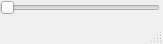
<?xml version="1.0" encoding="UTF-8"?>
<ui version="4.0">
 <class>MainWindow</class>
 <widget class="QMainWindow" name="MainWindow">
  <property name="geometry">
   <rect>
    <x>0</x>
    <y>0</y>
    <width>163</width>
    <height>44</height>
   </rect>
  </property>
  <property name="sizePolicy">
   <sizepolicy hsizetype="Preferred" vsizetype="Preferred">
    <horstretch>0</horstretch>
    <verstretch>0</verstretch>
   </sizepolicy>
  </property>
  <widget class="QWidget" name="centralWidget">
   <widget class="QSlider" name="horizontalSlider">
    <property name="geometry">
     <rect>
      <x>0</x>
      <y>0</y>
      <width>160</width>
      <height>16</height>
     </rect>
    </property>
    <property name="maximum">
     <number>255</number>
    </property>
    <property name="orientation">
     <enum>Qt::Horizontal</enum>
    </property>
   </widget>
  </widget>
  <widget class="QStatusBar" name="statusBar"/>
 </widget>
 <layoutdefault spacing="6" margin="11"/>
 <resources/>
 <connections/>
</ui>
